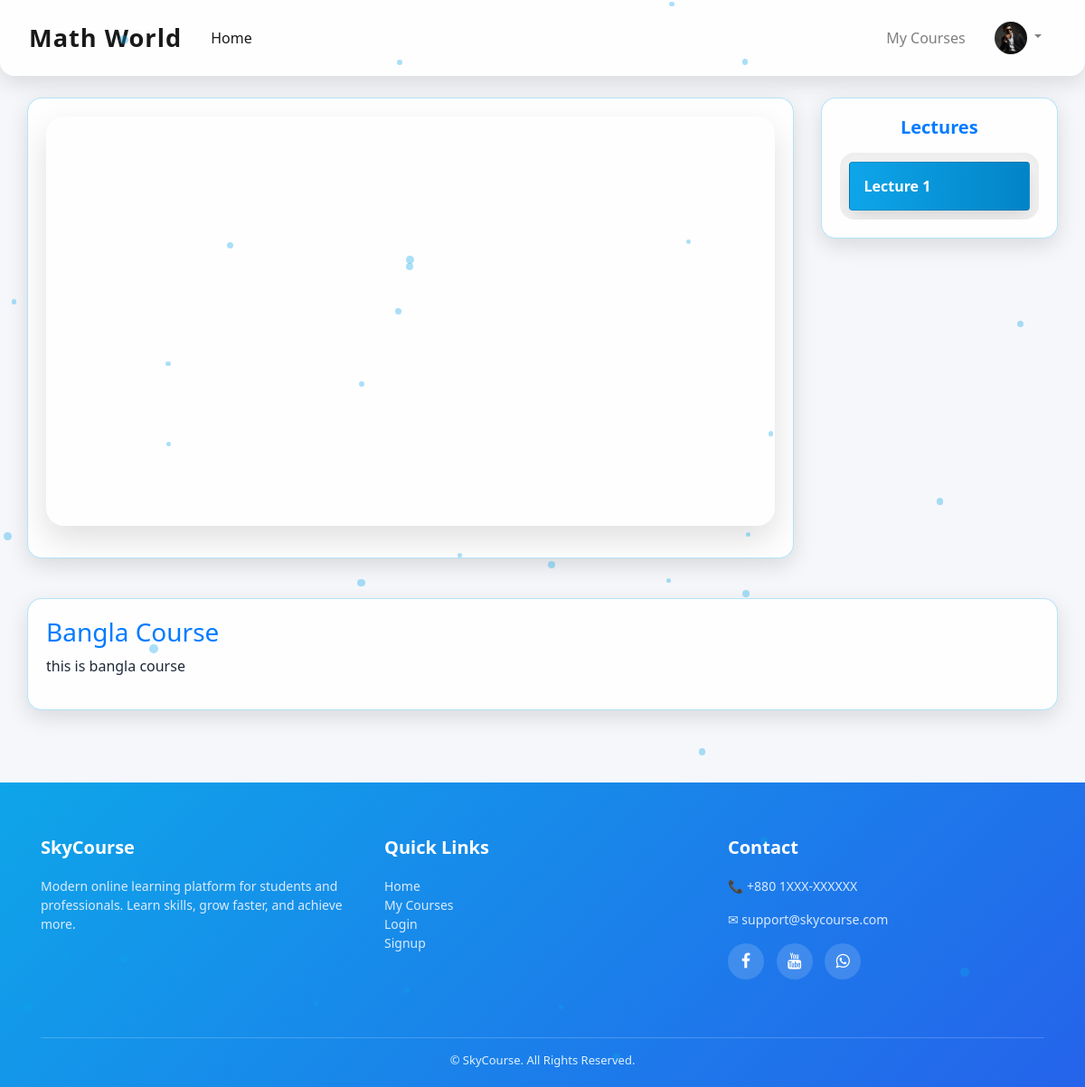
The app's page /course/bangla (signed in) with its own data.
### courses/models/AddiotionalInfo.py (models this page shows, shortened)
class AdditionalInfo(models.Model):
    user = models.OneToOneField(User, on_delete=models.CASCADE, related_name='additional_info')
    address = models.TextField(blank=True, null=True)
    phone_number = models.CharField(max_length=20, blank=True, null=True)
    school = models.CharField(max_length=150, blank=True, null=True)
    profile_picture = models.ImageField(upload_to='profile_pics/', blank=True, null=True,default='profile_pics/default.png')
    district = models.CharField(max_length=100, blank=True, null=True)
    upazilla = models.CharField(max_length=100, blank=True, null=True)
    BATCH_YEAR_CHOICES = [(year, year) for year in range(2026, 2035)]
    batch_year = models.IntegerField(choices=BATCH_YEAR_CHOICES, blank=True, null=True)

### courses/models/video.py (models this page shows, shortened)
class Video(models.Model):
    title = models.CharField(max_length=100,  )
    course = models.ForeignKey(Course, on_delete=models.CASCADE)
    serial_number = models.IntegerField()
    video_id = models.CharField(max_length=100)
    is_preview = models.BooleanField(default=False)

### courses/models/course.py (models this page shows, shortened)
class Course(models.Model):
    name = models.CharField(max_length = 50 , null = False)
    slug = models.CharField(max_length = 50 , null = False , unique = True)
    description = models.CharField(max_length = 200 , null = True)
    price = models.IntegerField(null=False)
    discount = models.IntegerField(null=False , default = 0)
    active = models.BooleanField(default = False)
    thumbnail = models.ImageField(upload_to = "files/thumbnail")
    date = models.DateTimeField(auto_now_add= True)
    resource = models.FileField(upload_to = "files/resource")
    length = models.IntegerField(null=False)

### courses/views/courses.py (the view, shortened to what this page needs)
# urls.py: path('course/<str:slug>', coursePage , name = 'coursepage'),
def coursePage(request , slug):
    course = Course.objects.get(slug  = slug)
    serial_number  = request.GET.get('lecture')
    videos = course.video_set.all().order_by("serial_number")
    if serial_number is None:
        serial_number = 1
    video = Video.objects.get(serial_number = serial_number , course = course)
    context = {
        "course" : course ,
        "video" : video ,
        'videos':videos
    }
    return  render(request , template_name="courses/course_page.html" , context=context )

### courses/context_processors.py (called while the page is built)
def additional_info_processor(request):
    if request.user.is_authenticated:
        additional_info, _ = AdditionalInfo.objects.get_or_create(user=request.user)
        return {'additional_info': additional_info}
    return {}

### courses/templatetags/course_custom_tags.py (called while the page is built)
@register.simple_tag
def is_enrolled(request , course):
    user = None
    if not request.user.is_authenticated:
        return False
    user = request.user
    try:
        user_course = UserCourse.objects.get(user = user  , course = course)
        return True
    except:
        return False

### courses/templates/courses/course_page.html (shortened to what this page needs)
{% extends 'courses/base.html' %}
{% load course_custom_tags %}
{% load static %}
{% block css %}
<link rel="stylesheet" href="{% static 'courses/css/scrollbar.css' %}">
{% endblock %}
{% block content %}
<div class="container-fluid mt-4">
    <div class="row">
        <div class="col-12 col-md-9 mb-3 mb-md-0">
            <div class="card">
                <div class="video-wrapper">
                    <iframe
                        src="https://www.youtube.com/embed/{{ video.video_id }}"
                        title="YouTube video player"
                        frameborder="0"
                        allow="accelerometer; autoplay; clipboard-write; encrypted-media; gyroscope; picture-in-picture; web-share"
                        allowfullscreen
                        style="position:absolute;top:0;left:0;width:100%;height:100%;">
                    </iframe>
                </div>
            </div>
        </div>
        <div class="col-12 col-md-3">
            <div class="card">
                <h5 class="mb-3 font-weight-bold text-center text-primary">Lectures</h5>
                <ul id="video_list" class="list-group">
                    {% is_enrolled request course as enrolled %}
                    {% for v in videos %}
                        <li class="list-group-item {% if v == video %} active-video-link-bg {% endif %}">
                            <a class="{% if not enrolled and not v.is_preview %} no-preview {% endif %}"
                               href="?lecture={{ v.serial_number }}">
                                {{ v.title }}
                            </a>
                        </li>
                    {% endfor %}
                </ul>
            </div>
        </div>
    </div>
    <div class="mt-4">
        <div class="card">
            <h3 class="text-primary">{{ course.name }}</h3>
            <p class="text-gray-600">{{ course.description }}</p>
        </div>
    </div>
</div>
{% endblock %}

### courses/templates/courses/base.html (shortened to what this page needs)
<!doctype html>
{% load static %}
<html lang="en">
<head>
    <link rel="stylesheet" href="https://maxcdn.bootstrapcdn.com/bootstrap/4.0.0/css/bootstrap.min.css">
    <link rel="stylesheet" href="{% static 'courses/css/common.css' %}">
    <link rel="stylesheet" href="https://cdnjs.cloudflare.com/ajax/libs/font-awesome/4.7.0/css/font-awesome.min.css">
    {% block css %}{% endblock %}
</head>
<body>
<nav class="navbar navbar-expand-lg navbar-light">
    <a class="navbar-brand" href="/">Math World</a>
    <div class="collapse navbar-collapse" id="navbarNav">
        <ul class="navbar-nav mr-auto">
            <li class="nav-item active"><a class="nav-link" href="/">Home</a></li>
        </ul>
        <ul class="navbar-nav ml-auto align-items-center">
            {% if request.user.is_authenticated %}
                <li class="nav-item"><a class="nav-link" href="/my-courses">My Courses</a></li>
                <li class="nav-item dropdown">
                    <a class="nav-link dropdown-toggle" href="#" id="profileDropdown"
                       role="button" data-toggle="dropdown">
                        <img src="{{ additional_info.profile_picture.url }}" width="36" height="36"
                             class="rounded-circle shadow-sm">
                    </a>
                </li>
            {% endif %}
        </ul>
    </div>
</nav>
<div class="container-fluid mt-4 fade-in">
    {% block content %}{% endblock %}
</div>
<footer>
    <div class="container">
        <div class="row">
            <div class="col-md-4 mb-4">
                <h5>SkyCourse</h5>
                <p>Modern online learning platform for students and professionals.
                    Learn skills, grow faster, and achieve more.</p>
            </div>
            <div class="col-md-4 mb-4">
                <h5>Quick Links</h5>
                <ul class="list-unstyled">
                    <li><a href="/">Home</a></li>
                    <li><a href="/my-courses">My Courses</a></li>
                    <li><a href="/login">Login</a></li>
                    <li><a href="/signup">Signup</a></li>
                </ul>
            </div>
            <div class="col-md-4 mb-4">
                <h5>Contact</h5>
                <p>📞 +880 1XXX-XXXXXX</p>
                <p>✉ support@skycourse.com</p>
                <div class="social mt-3">
                    <a href="#"><i class="fa fa-facebook"></i></a>
                    <a href="#"><i class="fa fa-youtube"></i></a>
                    <a href="#"><i class="fa fa-whatsapp"></i></a>
                </div>
            </div>
        </div>
        <div class="footer-bottom">
            © {{ now|date:"Y" }} SkyCourse. All Rights Reserved.
        </div>
    </div>
</footer>
</body>
</html>

### courses/templates/courses/course_page.html (style rules this page uses)
body { font-family: 'Segoe UI', sans-serif; overflow-x: hidden; position: relative; background: linear-gradient(120deg, #f0f4ff, #e0f2ff, #f0f9ff); background-size: 400% 400%; animation: slowGradient 25s ease infinite; color: #1f2937; }
.video-wrapper { position: relative; width: 100%; padding-top: 56.25%; overflow: hidden; border-radius: 20px; box-shadow: 0 15px 35px rgba(0,0,0,0.12); margin-bottom: 15px; z-index: 2; }
.video-wrapper::after { content: ''; position: absolute; top: 0; left: 0; width: 100%; height: 100%; z-index: 3; pointer-events: none; }
#video_list { max-height: 500px; overflow-y: auto; padding: 10px; border-radius: 16px; background: rgba(255, 255, 255, 0.95); box-shadow: inset 0 4px 18px rgba(0,0,0,0.1); transition: all 0.3s ease; z-index: 2; }
.list-group-item { border-radius: 14px; margin-bottom: 10px; font-weight: 500; padding: 14px 16px; background: #f9fafb; cursor: pointer; transition: all 0.3s ease, transform 0.2s ease; }
.list-group-item.active-video-link-bg { background: linear-gradient(90deg, #0ea5e9, #0284c7); color: #fff !important; font-weight: 600; box-shadow: 0 6px 18px rgba(0,0,0,0.18); }
.card { position: relative; z-index: 2; border-radius: 20px; background: rgba(255,255,255,0.85); backdrop-filter: blur(8px); box-shadow: 0 20px 40px rgba(0,0,0,0.08); border: 1px solid rgba(14,165,233,0.3); margin-bottom: 20px; padding: 20px; transition: all 0.3s ease; }

### courses/templates/courses/base.html (style rules this page uses)
:root { --primary: #0ea5e9; --primary-dark: #0284c7; --secondary: #2563eb; --accent: #facc15; --bg: #f5f7fb; --text: #1f2937; }
body { font-family: 'Poppins', 'Segoe UI', sans-serif; background: var(--bg); color: var(--text); scroll-behavior: smooth; }
a { text-decoration: none; color: inherit; transition: 0.3s; }
.navbar { background: rgba(255,255,255,0.85); backdrop-filter: blur(12px); box-shadow: 0 8px 24px rgba(0,0,0,0.12); padding: 1rem 2rem; border-bottom-left-radius: 16px; border-bottom-right-radius: 16px; transition: all 0.3s; }
.navbar-brand { font-weight: 700; font-size: 1.7rem; letter-spacing: 1px; color: var(--primary); }
.navbar-nav .nav-item .nav-link { font-weight: 500; padding: 0.5rem 1rem; transition: 0.3s; }
.card { border-radius: 16px; box-shadow: 0 8px 24px rgba(0,0,0,0.12); transition: transform 0.3s, box-shadow 0.3s; }
footer { background: linear-gradient(135deg, var(--primary), var(--secondary)); color: #e0f2fe; padding: 60px 0 20px; margin-top: 80px; font-size: 14px; }
footer h5 { color: #ffffff; font-weight: 600; margin-bottom: 20px; }
footer p, footer a { color: #dbeafe; font-size: 14px; }
.social a { width: 40px; height: 40px; background: rgba(255,255,255,0.15); display: inline-flex; align-items: center; justify-content: center; border-radius: 50%; margin-right: 10px; color: white; font-size: 18px; transition: 0.3s; }
.footer-bottom { border-top: 1px solid rgba(255,255,255,0.2); margin-top: 40px; padding-top: 15px; text-align: center; font-size: 13px; }
.fade-in { opacity: 0; animation: fadeIn 1s forwards; }

### records on screen
AdditionalInfo: profile_picture (picture)
Video: title "Lecture 1"
Course: name "Bangla Course", description "this is bangla course"
